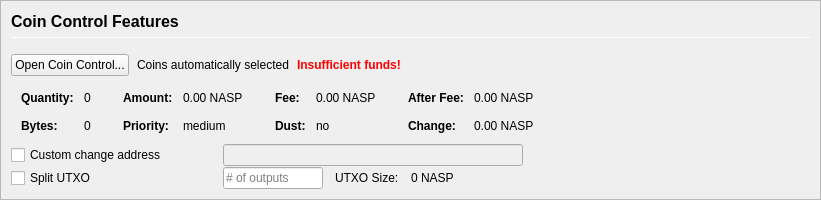
         <widget class="QFrame" name="frameCoinControl">
          <property name="sizePolicy">
           <sizepolicy hsizetype="Expanding" vsizetype="Expanding">
            <horstretch>0</horstretch>
            <verstretch>0</verstretch>
           </sizepolicy>
          </property>
          <property name="maximumSize">
           <size>
            <width>16777215</width>
            <height>16777215</height>
           </size>
          </property>
          <property name="frameShape">
           <enum>QFrame::StyledPanel</enum>
          </property>
          <property name="frameShadow">
           <enum>QFrame::Sunken</enum>
          </property>
          <layout class="QVBoxLayout" name="verticalLayoutCoinControl2">
           <property name="spacing">
            <number>0</number>
           </property>
           <property name="leftMargin">
            <number>0</number>
           </property>
           <property name="topMargin">
            <number>0</number>
           </property>
           <property name="rightMargin">
            <number>0</number>
           </property>
           <property name="bottomMargin">
            <number>0</number>
           </property>
           <item>
            <widget class="QFrame" name="frameCoinControl_BG">
             <layout class="QVBoxLayout" name="verticalLayoutCoinControl" stretch="0,0,0,0,0,0">
              <property name="spacing">
               <number>1</number>
              </property>
              <property name="leftMargin">
               <number>10</number>
              </property>
              <property name="topMargin">
               <number>10</number>
              </property>
              <item>
               <layout class="QHBoxLayout" name="horizontalLayoutCoinControl1">
                <property name="bottomMargin">
                 <number>15</number>
                </property>
                <item>
                 <layout class="QVBoxLayout" name="verticalLayout_3">
                  <property name="spacing">
                   <number>6</number>
                  </property>
                  <item>
                   <widget class="QLabel" name="labelCoinControlFeatures">
                    <property name="sizePolicy">
                     <sizepolicy hsizetype="Preferred" vsizetype="Maximum">
                      <horstretch>0</horstretch>
                      <verstretch>0</verstretch>
                     </sizepolicy>
                    </property>
                    <property name="minimumSize">
                     <size>
                      <width>0</width>
                      <height>20</height>
                     </size>
                    </property>
                    <property name="font">
                     <font>
                      <pointsize>12</pointsize>
                      <weight>75</weight>
                      <bold>true</bold>
                     </font>
                    </property>
                    <property name="styleSheet">
                     <string notr="true">font-weight:bold;</string>
                    </property>
                    <property name="text">
                     <string>Coin Control Features</string>
                    </property>
                   </widget>
                  </item>
                  <item>
                   <widget class="Line" name="line">
                    <property name="minimumSize">
                     <size>
                      <width>0</width>
                      <height>1</height>
                     </size>
                    </property>
                    <property name="maximumSize">
                     <size>
                      <width>16777215</width>
                      <height>1</height>
                     </size>
                    </property>
                    <property name="orientation">
                     <enum>Qt::Horizontal</enum>
                    </property>
                   </widget>
                  </item>
                 </layout>
                </item>
               </layout>
              </item>
              <item>
               <layout class="QHBoxLayout" name="horizontalLayoutCoinControl2" stretch="0,0,0,0">
                <property name="spacing">
                 <number>8</number>
                </property>
                <property name="bottomMargin">
                 <number>10</number>
                </property>
                <item>
                 <widget class="QPushButton" name="pushButtonCoinControl">
                  <property name="styleSheet">
                   <string notr="true"/>
                  </property>
                  <property name="text">
                   <string>Open Coin Control...</string>
                  </property>
                  <property name="autoDefault">
                   <bool>false</bool>
                  </property>
                 </widget>
                </item>
                <item>
                 <widget class="QLabel" name="labelCoinControlAutomaticallySelected">
                  <property name="text">
                   <string>Coins automatically selected</string>
                  </property>
                  <property name="margin">
                   <number>5</number>
                  </property>
                 </widget>
                </item>
                <item>
                 <widget class="QLabel" name="labelCoinControlInsuffFunds">
                  <property name="font">
                   <font>
                    <weight>75</weight>
                    <bold>true</bold>
                   </font>
                  </property>
                  <property name="styleSheet">
                   <string notr="true">color:red;font-weight:bold;</string>
                  </property>
                  <property name="text">
                   <string>Insufficient funds!</string>
                  </property>
                  <property name="margin">
                   <number>5</number>
                  </property>
                 </widget>
                </item>
                <item>
                 <spacer name="horizontalSpacerCoinControl">
                  <property name="orientation">
                   <enum>Qt::Horizontal</enum>
                  </property>
                  <property name="sizeHint" stdset="0">
                   <size>
                    <width>40</width>
                    <height>1</height>
                   </size>
                  </property>
                 </spacer>
                </item>
               </layout>
              </item>
              <item>
               <widget class="QWidget" name="widgetCoinControl" native="true">
                <property name="sizePolicy">
                 <sizepolicy hsizetype="Preferred" vsizetype="Preferred">
                  <horstretch>0</horstretch>
                  <verstretch>0</verstretch>
                 </sizepolicy>
                </property>
                <property name="minimumSize">
                 <size>
                  <width>0</width>
                  <height>0</height>
                 </size>
                </property>
                <property name="styleSheet">
                 <string notr="true"/>
                </property>
                <layout class="QHBoxLayout" name="horizontalLayoutCoinControl5">
                 <property name="leftMargin">
                  <number>0</number>
                 </property>
                 <property name="topMargin">
                  <number>0</number>
                 </property>
                 <property name="rightMargin">
                  <number>0</number>
                 </property>
                 <property name="bottomMargin">
                  <number>0</number>
                 </property>
                 <item>
                  <layout class="QHBoxLayout" name="horizontalLayoutCoinControl3" stretch="0,0,0,1">
                   <property name="spacing">
                    <number>20</number>
                   </property>
                   <property name="topMargin">
                    <number>0</number>
                   </property>
                   <property name="bottomMargin">
                    <number>10</number>
                   </property>
                   <item>
                    <layout class="QFormLayout" name="formLayoutCoinControl1">
                     <property name="horizontalSpacing">
                      <number>10</number>
                     </property>
                     <property name="verticalSpacing">
                      <number>14</number>
                     </property>
                     <property name="leftMargin">
                      <number>10</number>
                     </property>
                     <property name="topMargin">
                      <number>4</number>
                     </property>
                     <property name="rightMargin">
                      <number>6</number>
                     </property>
                     <item row="0" column="0">
                      <widget class="QLabel" name="labelCoinControlQuantityText">
                       <property name="font">
                        <font>
                         <weight>75</weight>
                         <bold>true</bold>
                        </font>
                       </property>
                       <property name="text">
                        <string>Quantity:</string>
                       </property>
                       <property name="margin">
                        <number>0</number>
                       </property>
                      </widget>
                     </item>
                     <item row="0" column="1">
                      <widget class="QLabel" name="labelCoinControlQuantity">
                       <property name="cursor">
                        <cursorShape>IBeamCursor</cursorShape>
                       </property>
                       <property name="contextMenuPolicy">
                        <enum>Qt::ActionsContextMenu</enum>
                       </property>
                       <property name="text">
                        <string notr="true">0</string>
                       </property>
                       <property name="margin">
                        <number>0</number>
                       </property>
                       <property name="textInteractionFlags">
                        <set>Qt::LinksAccessibleByMouse|Qt::TextSelectableByKeyboard|Qt::TextSelectableByMouse</set>
                       </property>
                      </widget>
                     </item>
                     <item row="1" column="0">
                      <widget class="QLabel" name="labelCoinControlBytesText">
                       <property name="font">
                        <font>
                         <weight>75</weight>
                         <bold>true</bold>
                        </font>
                       </property>
                       <property name="text">
                        <string>Bytes:</string>
                       </property>
                      </widget>
                     </item>
                     <item row="1" column="1">
                      <widget class="QLabel" name="labelCoinControlBytes">
                       <property name="cursor">
                        <cursorShape>IBeamCursor</cursorShape>
                       </property>
                       <property name="contextMenuPolicy">
                        <enum>Qt::ActionsContextMenu</enum>
                       </property>
                       <property name="text">
                        <string notr="true">0</string>
                       </property>
                       <property name="textInteractionFlags">
                        <set>Qt::LinksAccessibleByMouse|Qt::TextSelectableByKeyboard|Qt::TextSelectableByMouse</set>
                       </property>
                      </widget>
                     </item>
                    </layout>
                   </item>
                   <item>
                    <layout class="QFormLayout" name="formLayoutCoinControl2">
                     <property name="horizontalSpacing">
                      <number>10</number>
                     </property>
                     <property name="verticalSpacing">
                      <number>14</number>
                     </property>
                     <property name="leftMargin">
                      <number>6</number>
                     </property>
                     <property name="topMargin">
                      <number>4</number>
                     </property>
                     <property name="rightMargin">
                      <number>6</number>
                     </property>
                     <item row="0" column="0">
                      <widget class="QLabel" name="labelCoinControlAmountText">
                       <property name="font">
                        <font>
                         <weight>75</weight>
                         <bold>true</bold>
                        </font>
                       </property>
                       <property name="text">
                        <string>Amount:</string>
                       </property>
                       <property name="margin">
                        <number>0</number>
                       </property>
                      </widget>
                     </item>
                     <item row="0" column="1">
                      <widget class="QLabel" name="labelCoinControlAmount">
                       <property name="cursor">
                        <cursorShape>IBeamCursor</cursorShape>
                       </property>
                       <property name="contextMenuPolicy">
                        <enum>Qt::ActionsContextMenu</enum>
                       </property>
                       <property name="text">
                        <string notr="true">0.00 NASP</string>
                       </property>
                       <property name="textInteractionFlags">
                        <set>Qt::LinksAccessibleByMouse|Qt::TextSelectableByKeyboard|Qt::TextSelectableByMouse</set>
                       </property>
                      </widget>
                     </item>
                     <item row="1" column="0">
                      <widget class="QLabel" name="labelCoinControlPriorityText">
                       <property name="font">
                        <font>
                         <weight>75</weight>
                         <bold>true</bold>
                        </font>
                       </property>
                       <property name="text">
                        <string>Priority:</string>
                       </property>
                      </widget>
                     </item>
                     <item row="1" column="1">
                      <widget class="QLabel" name="labelCoinControlPriority">
                       <property name="cursor">
                        <cursorShape>IBeamCursor</cursorShape>
                       </property>
                       <property name="contextMenuPolicy">
                        <enum>Qt::ActionsContextMenu</enum>
                       </property>
                       <property name="text">
                        <string>medium</string>
                       </property>
                       <property name="textInteractionFlags">
                        <set>Qt::LinksAccessibleByMouse|Qt::TextSelectableByKeyboard|Qt::TextSelectableByMouse</set>
                       </property>
                      </widget>
                     </item>
                    </layout>
                   </item>
                   <item>
                    <layout class="QFormLayout" name="formLayoutCoinControl3">
                     <property name="horizontalSpacing">
                      <number>10</number>
                     </property>
                     <property name="verticalSpacing">
                      <number>14</number>
                     </property>
                     <property name="leftMargin">
                      <number>6</number>
                     </property>
                     <property name="topMargin">
                      <number>4</number>
                     </property>
                     <property name="rightMargin">
                      <number>6</number>
                     </property>
                     <item row="0" column="0">
                      <widget class="QLabel" name="labelCoinControlFeeText">
                       <property name="font">
                        <font>
                         <weight>75</weight>
                         <bold>true</bold>
                        </font>
                       </property>
                       <property name="text">
                        <string>Fee:</string>
                       </property>
                       <property name="margin">
                        <number>0</number>
                       </property>
                      </widget>
                     </item>
                     <item row="0" column="1">
                      <widget class="QLabel" name="labelCoinControlFee">
                       <property name="cursor">
                        <cursorShape>IBeamCursor</cursorShape>
                       </property>
                       <property name="contextMenuPolicy">
                        <enum>Qt::ActionsContextMenu</enum>
                       </property>
                       <property name="text">
                        <string notr="true">0.00 NASP</string>
                       </property>
                       <property name="textInteractionFlags">
                        <set>Qt::LinksAccessibleByMouse|Qt::TextSelectableByKeyboard|Qt::TextSelectableByMouse</set>
                       </property>
                      </widget>
                     </item>
                     <item row="1" column="0">
                      <widget class="QLabel" name="labelCoinControlLowOutputText">
                       <property name="font">
                        <font>
                         <weight>75</weight>
                         <bold>true</bold>
                        </font>
                       </property>
                       <property name="text">
                        <string>Dust:</string>
                       </property>
                      </widget>
                     </item>
                     <item row="1" column="1">
                      <widget class="QLabel" name="labelCoinControlLowOutput">
                       <property name="cursor">
                        <cursorShape>IBeamCursor</cursorShape>
                       </property>
                       <property name="contextMenuPolicy">
                        <enum>Qt::ActionsContextMenu</enum>
                       </property>
                       <property name="text">
                        <string>no</string>
                       </property>
                       <property name="textInteractionFlags">
                        <set>Qt::LinksAccessibleByMouse|Qt::TextSelectableByKeyboard|Qt::TextSelectableByMouse</set>
                       </property>
                      </widget>
                     </item>
                    </layout>
                   </item>
                   <item>
                    <layout class="QFormLayout" name="formLayoutCoinControl4">
                     <property name="horizontalSpacing">
                      <number>10</number>
                     </property>
                     <property name="verticalSpacing">
                      <number>14</number>
                     </property>
                     <property name="leftMargin">
                      <number>6</number>
                     </property>
                     <property name="topMargin">
                      <number>4</number>
                     </property>
                     <property name="rightMargin">
                      <number>6</number>
                     </property>
                     <item row="0" column="0">
                      <widget class="QLabel" name="labelCoinControlAfterFeeText">
                       <property name="font">
                        <font>
                         <weight>75</weight>
                         <bold>true</bold>
                        </font>
                       </property>
                       <property name="text">
                        <string>After Fee:</string>
                       </property>
                       <property name="margin">
                        <number>0</number>
                       </property>
                      </widget>
                     </item>
                     <item row="0" column="1">
                      <widget class="QLabel" name="labelCoinControlAfterFee">
                       <property name="cursor">
                        <cursorShape>IBeamCursor</cursorShape>
                       </property>
                       <property name="contextMenuPolicy">
                        <enum>Qt::ActionsContextMenu</enum>
                       </property>
                       <property name="text">
                        <string notr="true">0.00 NASP</string>
                       </property>
                       <property name="textInteractionFlags">
                        <set>Qt::LinksAccessibleByMouse|Qt::TextSelectableByKeyboard|Qt::TextSelectableByMouse</set>
                       </property>
                      </widget>
                     </item>
                     <item row="1" column="0">
                      <widget class="QLabel" name="labelCoinControlChangeText">
                       <property name="font">
                        <font>
                         <weight>75</weight>
                         <bold>true</bold>
                        </font>
                       </property>
                       <property name="text">
                        <string>Change:</string>
                       </property>
                      </widget>
                     </item>
                     <item row="1" column="1">
                      <widget class="QLabel" name="labelCoinControlChange">
                       <property name="cursor">
                        <cursorShape>IBeamCursor</cursorShape>
                       </property>
                       <property name="contextMenuPolicy">
                        <enum>Qt::ActionsContextMenu</enum>
                       </property>
                       <property name="text">
                        <string notr="true">0.00 NASP</string>
                       </property>
                       <property name="textInteractionFlags">
                        <set>Qt::LinksAccessibleByMouse|Qt::TextSelectableByKeyboard|Qt::TextSelectableByMouse</set>
                       </property>
                      </widget>
                     </item>
                    </layout>
                   </item>
                  </layout>
                 </item>
                </layout>
               </widget>
              </item>
              <item>
               <layout class="QHBoxLayout" name="horizontalLayoutCoinControl4">
                <property name="spacing">
                 <number>12</number>
                </property>
                <property name="sizeConstraint">
                 <enum>QLayout::SetDefaultConstraint</enum>
                </property>
                <property name="topMargin">
                 <number>0</number>
                </property>
                <property name="rightMargin">
                 <number>0</number>
                </property>
                <item>
                 <widget class="QCheckBox" name="checkBoxCoinControlChange">
                  <property name="sizePolicy">
                   <sizepolicy hsizetype="Preferred" vsizetype="Preferred">
                    <horstretch>0</horstretch>
                    <verstretch>0</verstretch>
                   </sizepolicy>
                  </property>
                  <property name="minimumSize">
                   <size>
                    <width>200</width>
                    <height>0</height>
                   </size>
                  </property>
                  <property name="maximumSize">
                   <size>
                    <width>200</width>
                    <height>16777215</height>
                   </size>
                  </property>
                  <property name="toolTip">
                   <string>If this is activated, but the change address is empty or invalid, change will be sent to a newly generated address.</string>
                  </property>
                  <property name="text">
                   <string>Custom change address</string>
                  </property>
                 </widget>
                </item>
                <item>
                 <widget class="QValidatedLineEdit" name="lineEditCoinControlChange">
                  <property name="enabled">
                   <bool>false</bool>
                  </property>
                  <property name="sizePolicy">
                   <sizepolicy hsizetype="Preferred" vsizetype="Preferred">
                    <horstretch>0</horstretch>
                    <verstretch>0</verstretch>
                   </sizepolicy>
                  </property>
                  <property name="minimumSize">
                   <size>
                    <width>300</width>
                    <height>0</height>
                   </size>
                  </property>
                 </widget>
                </item>
                <item>
                 <widget class="QLabel" name="labelCoinControlChangeLabel">
                  <property name="sizePolicy">
                   <sizepolicy hsizetype="Preferred" vsizetype="Preferred">
                    <horstretch>0</horstretch>
                    <verstretch>0</verstretch>
                   </sizepolicy>
                  </property>
                  <property name="minimumSize">
                   <size>
                    <width>100</width>
                    <height>0</height>
                   </size>
                  </property>
                  <property name="text">
                   <string/>
                  </property>
                  <property name="margin">
                   <number>3</number>
                  </property>
                 </widget>
                </item>
               </layout>
              </item>
              <item>
               <layout class="QHBoxLayout" name="horizontalLayoutCoinControl6">
                <property name="spacing">
                 <number>12</number>
                </property>
                <property name="rightMargin">
                 <number>0</number>
                </property>
                <item>
                 <widget class="QCheckBox" name="splitBlockCheckBox">
                  <property name="sizePolicy">
                   <sizepolicy hsizetype="Preferred" vsizetype="Preferred">
                    <horstretch>0</horstretch>
                    <verstretch>0</verstretch>
                   </sizepolicy>
                  </property>
                  <property name="minimumSize">
                   <size>
                    <width>200</width>
                    <height>0</height>
                   </size>
                  </property>
                  <property name="maximumSize">
                   <size>
                    <width>200</width>
                    <height>16777215</height>
                   </size>
                  </property>
                  <property name="text">
                   <string>Split UTXO</string>
                  </property>
                 </widget>
                </item>
                <item>
                 <widget class="QLineEdit" name="splitBlockLineEdit">
                  <property name="sizePolicy">
                   <sizepolicy hsizetype="Preferred" vsizetype="Preferred">
                    <horstretch>50</horstretch>
                    <verstretch>0</verstretch>
                   </sizepolicy>
                  </property>
                  <property name="minimumSize">
                   <size>
                    <width>100</width>
                    <height>0</height>
                   </size>
                  </property>
                  <property name="maximumSize">
                   <size>
                    <width>100</width>
                    <height>16777215</height>
                   </size>
                  </property>
                  <property name="placeholderText">
                   <string># of outputs</string>
                  </property>
                 </widget>
                </item>
                <item>
                 <widget class="QLabel" name="labelBlockSizeText">
                  <property name="text">
                   <string>UTXO Size:</string>
                  </property>
                 </widget>
                </item>
                <item>
                 <widget class="QLabel" name="labelBlockSize">
                  <property name="text">
                   <string>0 NASP</string>
                  </property>
                 </widget>
                </item>
                <item>
                 <spacer name="horizontalSpacer_7">
                  <property name="orientation">
                   <enum>Qt::Horizontal</enum>
                  </property>
                  <property name="sizeHint" stdset="0">
                   <size>
                    <width>40</width>
                    <height>20</height>
                   </size>
                  </property>
                 </spacer>
                </item>
               </layout>
              </item>
              <item>
               <spacer name="verticalSpacerCoinControl">
                <property name="orientation">
                 <enum>Qt::Vertical</enum>
                </property>
                <property name="sizeHint" stdset="0">
                 <size>
                  <width>800</width>
                  <height>1</height>
                 </size>
                </property>
               </spacer>
              </item>
             </layout>
            </widget>
           </item>
          </layout>
         </widget>
